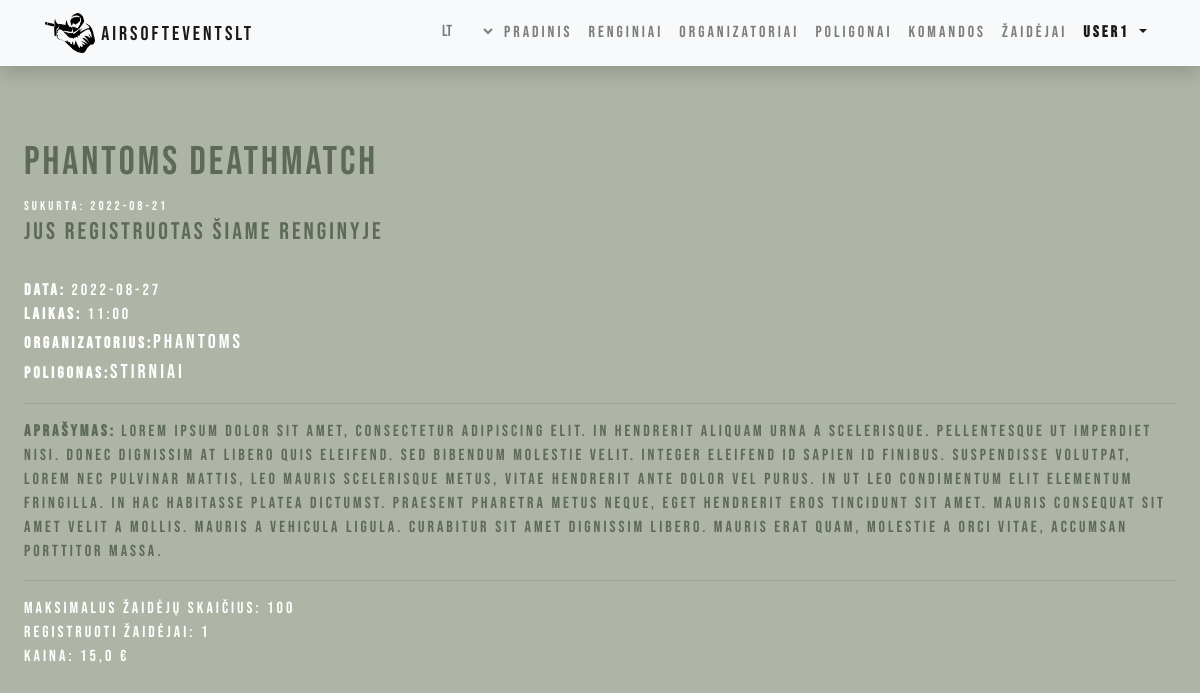
/events/list/8 (signed in), run on the app's committed database.
### events/models.py (models this page shows, shortened)
class Event(models.Model):
    name = models.CharField(_('Name of the event'),  max_length=150)
    date = models.DateField(_('Date of event'), null=True, blank=True)
    time = models.TimeField(_('Time of event'), null=True, blank=True, help_text=_('i.e.: 12:00 PM'))
    organizer = models.ForeignKey("Organizer", help_text=_("Organizer"), related_name='event_organizers', on_delete=models.SET_NULL, null=True)
    field = models.ForeignKey('Field', help_text=_("Field"), related_name='field_event', default=Field.get_default_field_pk, on_delete=models.SET_NULL, null=True)
    description = HTMLField(help_text=_("Field"), null=True)
    price = models.FloatField(_("Price"))
    max_players = models.IntegerField(_("Maximum player number"))
    created_on = models.DateTimeField(auto_now_add=True)
    EVENT_STATUS = (
        ('a', 'active'),
        ('i', 'inactive'),
    )
    status = models.CharField(max_length=1, choices=EVENT_STATUS, blank=True, default='a', help_text=_('Status'),)
    class Meta:
        ordering = ['-date']
        verbose_name = _("Event")
        verbose_name_plural = _("Events")

class Organizer(models.Model):
    profile = models.OneToOneField(Profile, help_text=_('Profile'), related_name='organizer',on_delete=models.CASCADE)
    name = models.CharField(_('Name of the organizer'), max_length=150, default=_('New Organizer'))
    profile_picture = models.ImageField(_('Profile picture'), default="default.png", upload_to="organizer_pics/")
    contacts = models.CharField(_('Address and contacts'), max_length=150)
    description = HTMLField(null=True)
    class Meta:
        verbose_name = _("Organizer")
        verbose_name_plural = _("Organizers")
    def __str__(self):
        return self.name

class Field(models.Model):
    name = models.CharField(_('Name of the game field'),  max_length=150)
    location_long = models.FloatField(_('Location longitude'), max_length=50, null=True)
    location_lat = models.FloatField(_('Location latitude'), max_length=50, null=True)
    description = HTMLField(null=True, blank=True)
    field_map = models.ImageField(default="default_map.png", upload_to="maps/")
    created_by = models.ForeignKey("Organizer", help_text=_("Organizer"), related_name='field_organizers', on_delete=models.SET_NULL, null=True, blank=True)
    class Meta:
        verbose_name = _("Field")
        verbose_name_plural = _("Fields")
    def __str__(self):
        return self.name

### events/views.py (the view)
# urls.py: path('list/<int:pk>', views.EventDetailView.as_view(), name='event_detail'),
class EventDetailView(generic.DetailView):
    model = Event
    template_name = 'event_detail.html'

### events/templates/event_detail.html
{% extends "base.html" %}
{% load i18n %}
{% block content %}
    <div class='indented main-font'>
    <h1 class='secondary-font'>{{ event.name }}</h1>
    <small>{% trans "Created on" %}: {{ event.created_on|date:"Y-m-d" }}</small>
    {% if event.status == 'a' %}
        {% if user.profile.is_player == True %}
            {% if user.profile.player in event.registered_players.all %}
            <h4 class='secondary-font'> {% trans "You are registered to this event" %} </h4>
            {% else %}
                {% if event.max_players > event.registered_players.count %}
                    <a class="btn btn-secondary btn-sm mt-1 mb-1" href="{% url 'register_to_event' event.id %}">{% trans "Register to event" %}</a>
                {% else %}
                    <h4 class='secondary-font'> {% trans "Maximum players reached" %} </h4>
                {% endif %}
            {% endif %}
        {% endif %}
    {% endif %}
    <br>
    <div><strong>{% trans "Date" %}:</strong> {{ event.date|date:"Y-m-d" }}</a></div>
    <div><strong>{% trans "Time" %}:</strong> {{ event.time|date:'H:i' }}</a></div>
    <div><strong>{% trans "Organizer" %}:</strong><a class='link' href="{% url 'organizer_detail' event.organizer.pk %}">{{ event.organizer }}</a></div>
    <div><strong>{% trans "Field" %}:</strong><a class='link' href="{% url 'field_detail' event.field.pk %}">{{ event.field }}</a></div>
    <hr>
    <div class='secondary-font'><strong>{% trans "Description" %}:</strong> {{ event.description|safe }}</div>
    <hr>
    <div>{% trans "Maximum number of players" %}: {{ event.max_players }}</div>
    {% if event.registered_players.count != 0 %}
    <div>{% trans "Registered players" %}: {{ event.registered_players.count }}</div>
    {% else %}
    <div>{% trans "No registered players yet" %}</div>
    {% endif %}
    <div>{% trans "Price" %}: {{ event.price }} €</div>
    </div>
{% endblock %}

### events/templates/base.html (shortened to what this page needs)
<!DOCTYPE html>
<html lang="en">
<head>
  <link rel="stylesheet" href="https://stackpath.bootstrapcdn.com/bootstrap/4.1.3/css/bootstrap.min.css">
  <link rel="stylesheet" href="https://cdnjs.cloudflare.com/ajax/libs/font-awesome/4.7.0/css/font-awesome.min.css">
  {% load static %}
  <link rel="stylesheet" href="{% static 'css/styles.css' %}">
</head>
<body>
  {% load i18n %}
  <nav class="navbar navbar-expand-lg navbar-light bg-light static-top mb-5 shadow main-font">
    <div class="container">
      <a class="navbar-brand nice-text-nav" href="{% url 'about' %}">
      <img src={% static 'media/airsoft_icon.png' %} alt='shooter icon' width="50" height="40">
      AirsoftEventsLT</a>
      <div class="collapse navbar-collapse" id="navbarResponsive">
        <ul class="navbar-nav ml-auto nice-text-nav">
          <li class="nav-item">
            <form class='lang-select' action="{% url 'set_language' %}" method="post">
                <select class="nav-link" style='background-color:transparent;border:none' name="language" onchange="this.form.submit()">
                  {% get_current_language as LANGUAGE_CODE %}
                  {% get_available_languages as LANGUAGES %}
                  {% for lang in LANGUAGES %}
                    <option value="{{ lang.0 }}" {% if lang.0 == LANGUAGE_CODE %} selected="selected" {% endif %}>
                      {{ lang.0 }}
                    </option>
                  {% endfor %}
                </select>
            </form>
          </li>
          <li class="nav-item">
            <a class="nav-link" href="{% url 'events_index' %}">{% trans "Home" %}</a>
          </li>
          <li class="nav-item">
            <a class="nav-link" href="{% url 'event_list' %}">{% trans "Events" %}</a>
          </li>
          <li class="nav-item">
              <a class="nav-link" href="{% url 'organizer_list' %}">{% trans "Organizers" %}</a>
            </li>
          <li class="nav-item">
            <a class="nav-link" href="{% url 'field_list' %}">{% trans "Fields" %}</a>
          </li>
          <li class="nav-item">
              <a class="nav-link" href="{% url 'teams' %}">{% trans "Teams" %}</a>
            </li>
            <li class="nav-item">
              <a class="nav-link" href="{% url 'players' %}">{% trans "Players" %}</a>
            </li>
          {% if user.is_authenticated %}
          <li class="nav-item dropdown show">
            <a class="nav-link dropdown-toggle" href="#" role='button' id='dropdownMenuLink' data-toggle="dropdown" aria-haspopup="true" aria-expanded="false">
              <strong>{{ user.get_username }}</strong>
            </a>
          </li>
          {% endif %}
        </ul>
      </div>
    </div>
  </nav>
  <div class="content-container gradient-background">
    {% block content %}{% endblock %}
  </div>
  </body>
</html>

### events/static/css/styles.css (style rules this page uses)
body { background-color: rgb(174, 180, 166); }
.indented { padding-left: 5%; padding: 2%; }
.main-font { color:white; font-family:"Bebas Neue"; letter-spacing: 3px; }
.secondary-font { color: rgb(92, 106, 86); font-family:"Bebas Neue"; letter-spacing: 3px; }
.link { text-decoration: none; color: inherit; font-size: 20px; -webkit-transition: 0.5s; }

### data on the page
Event: name "PHantoms Deathmatch", created_on "2022-08-21", date "2022-08-27", time "11:00", organizer "Phantoms", field "Stirniai", description "Lorem ipsum dolor sit amet, consectetur adipiscing elit. In hendrerit aliquam urna a scelerisque. Pellentesque ut imperdiet nisi. Donec dignissim at libero quis eleifend. Sed bibendum molestie velit. Integer eleifend id sapien id finibus. Suspendisse volutpat, lorem nec pulvinar mattis, leo mauris scelerisque metus, vitae hendrerit ante dolor vel purus. In ut leo condimentum elit elementum fringilla. In hac habitasse platea dictumst. Praesent pharetra metus neque, eget hendrerit eros tincidunt sit amet. Mauris consequat sit amet velit a mollis. Mauris a vehicula ligula. Curabitur sit amet dignissim libero. Mauris erat quam, molestie a orci vitae, accumsan porttitor massa.", max_players "100", registered_players.count "1", price "15,0"

### other printed values
{{ user.get_username }} "user1"
form field language "lt"
